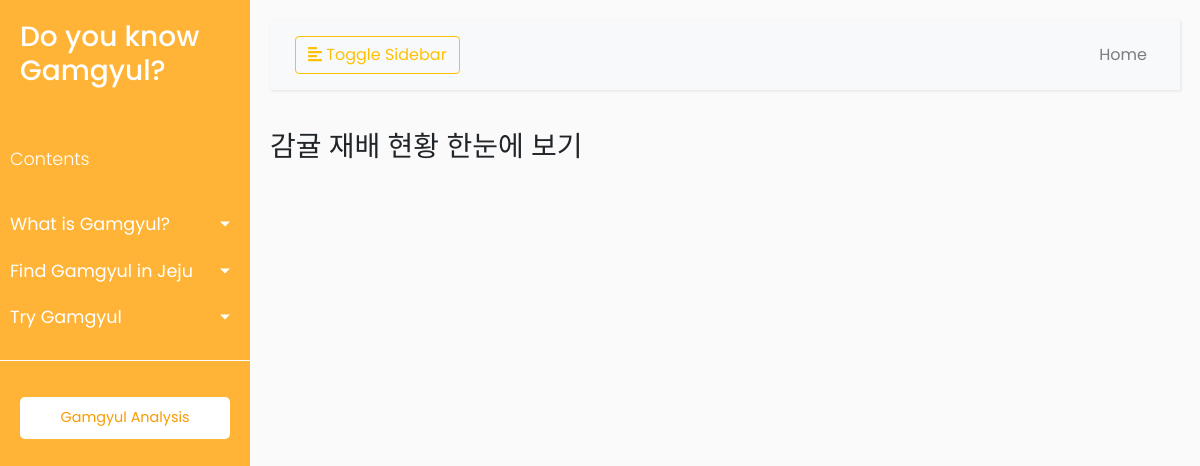
The app's page /cultivation/, older data.
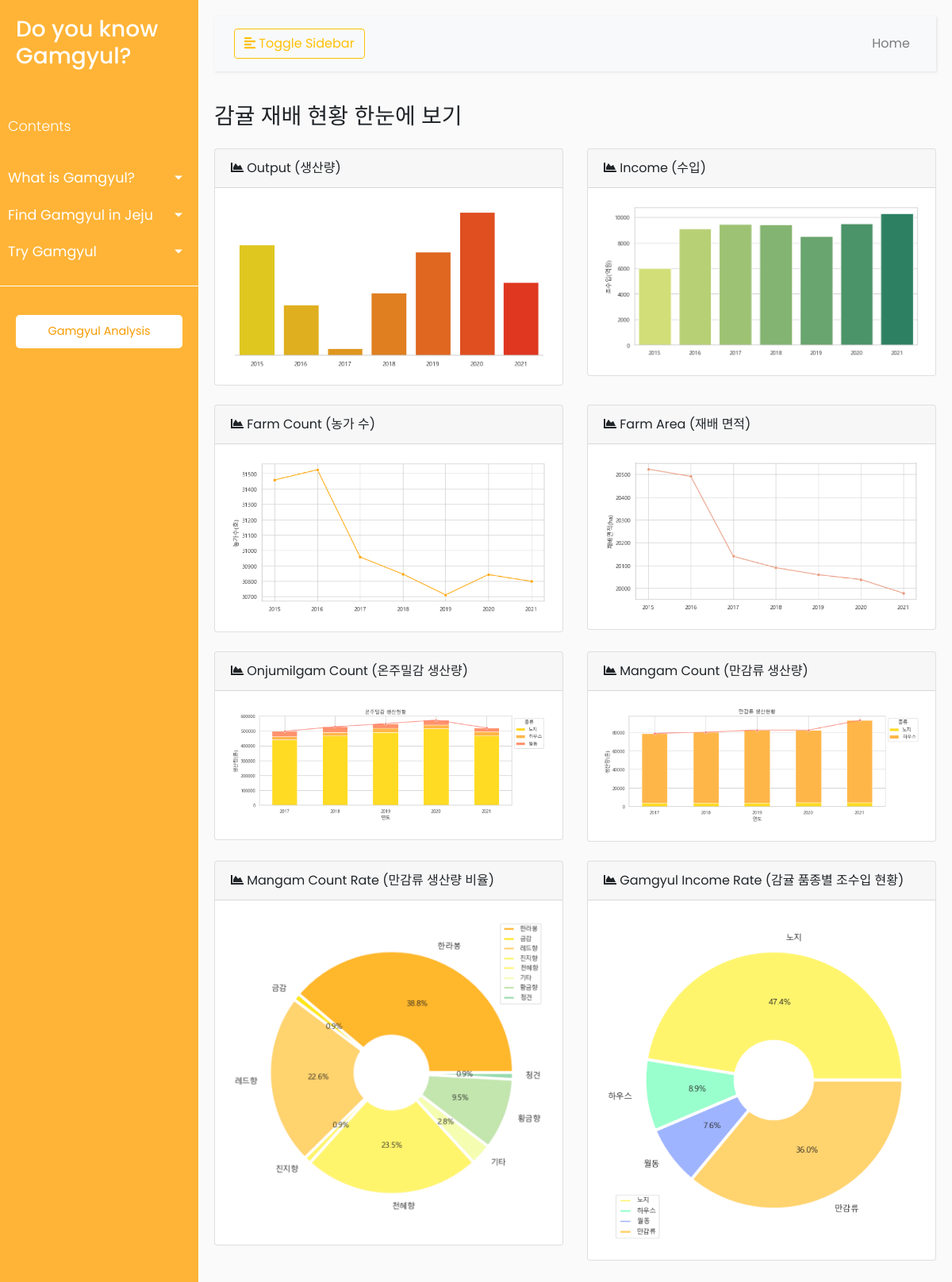
The same page, newer data.
### information/models.py (models this page shows, shortened)
class CultivationStatus(models.Model):
    id = models.IntegerField(primary_key=True, null=False)
    eng_title = models.CharField(max_length=100)
    kor_title = models.CharField(max_length=100)
    img = models.ImageField(upload_to="cultivation")
    class Meta:
        ordering = ['id']
        index_together = [['id', 'eng_title']]

### information/views.py (the view)
# urls.py: path('cultivation/', show_cultivation, name='cultivation')
def show_cultivation(request):
    cultivations = CultivationStatus.objects.all()
    return render(request, 'information/cultivation.html', {'cultivations': cultivations})

### information/templates/information/cultivation.html (shortened to what this page needs)
{% extends 'base.html' %}
{% block content %}
<main>
        <h3 class="mt-4">감귤 재배 현황 한눈에 보기</h3>
        <div style="padding: 15px 0px 0px 0px;"></div>
        <div class="row">
            {% for c in cultivations %}
            <div class="col-xl-6">
                <div class="card mb-4">
                    <div class="card-header">
                        <i class="fas fa-chart-area me-1"></i>
                        {{c.eng_title}} {{c.kor_title}}
                    </div>
                    <div class="card-body" style="align-content: center">
                        <img src="{{c.img.url}}" alt="{{c.id}}" style="width: 100%; height: 100%;"/>
                    </div>
                </div>
            </div>
                    {% endfor %}
        </div>
</main>
{% endblock %}

### templates/base.html (shortened to what this page needs)
<!DOCTYPE html>
<html lang="en">
<head>
    <link rel="stylesheet" href="https://stackpath.bootstrapcdn.com/bootstrap/4.1.0/css/bootstrap.min.css">
    {% load static %}
    <link rel="stylesheet" href="{% static 'css/base.css' %}">
</head>
<body>
    <div class="wrapper">
        <nav id="sidebar">
            <div class="sidebar-header">
                <h3>Do you know Gamgyul?</h3>
            </div>
            <ul class="list-unstyled components">
                <p>Contents</p>
                <li>
                    <a href="#homeSubmenu" data-toggle="collapse" aria-expanded="false" class="dropdown-toggle">What is Gamgyul?</a>
                </li>
                <li>
                    <a href="#pageSubmenu" data-toggle="collapse" aria-expanded="false" class="dropdown-toggle">Find Gamgyul in Jeju</a>
                </li>
                <li>
                    <a href="#tipSubmenu" data-toggle="collapse" aria-expanded="false" class="dropdown-toggle">Try Gamgyul</a>
                </li>
            </ul>
            <ul class="list-unstyled CTAs">
                <li>
                    <a href="#" class="download">Gamgyul Analysis</a>
                </li>
            </ul>
        </nav>
        <div id="content">
            <nav class="navbar navbar-expand-lg navbar-light bg-light">
                <div class="container-fluid">
                    <button type="button" id="sidebarCollapse" class="btn btn-outline-warning">
                        <i class="fas fa-align-left"></i>
                        <span>Toggle Sidebar</span>
                    </button>
                    <div class="collapse navbar-collapse" id="navbarSupportedContent">
                        <ul class="nav navbar-nav ml-auto">
                            <li class="nav-item">
                                <a class="nav-link" href="#">Home</a>
                            </li>
                        </ul>
                    </div>
                </div>
            </nav>
            <div class="layoutSidenav_content">
                {% block content %}
                {% endblock %}
            </div>
        </div>
    </div>
</body>
</html>

### information/static/css/base.css (style rules this page uses)
body { font-family: 'Poppins', sans-serif; background: #fafafa; }
p { font-family: 'Poppins', sans-serif; font-size: 1.1em; font-weight: 300; line-height: 1.7em; color: #999; }
a, a:hover, a:focus { color: inherit; text-decoration: none; transition: all 0.3s; }
.navbar { padding: 15px 10px; background: #fff; border: none; border-radius: 0; margin-bottom: 40px; box-shadow: 1px 1px 3px rgba(0, 0, 0, 0.1); }
.wrapper { display: flex; width: 100%; align-items: stretch; }
#sidebar { min-width: 250px; max-width: 250px; background: #ffb437; color: #fff; transition: all 0.3s; }
#sidebar .sidebar-header { padding: 20px; background: #ffb437; }
#sidebar ul.components { padding: 20px 0; border-bottom: 1px solid #fff; }
#sidebar ul p { color: #fff; padding: 10px; }
#sidebar ul li a { padding: 10px; font-size: 1.1em; display: block; }
a[data-toggle="collapse"] { position: relative; }
.dropdown-toggle::after { display: block; position: absolute; top: 50%; right: 20px; transform: translateY(-50%); }
ul.CTAs { padding: 20px; }
ul.CTAs a { text-align: center; font-size: 0.9em !important; display: block; border-radius: 5px; margin-bottom: 5px; }
a.download { background: #fff; color: #F89B00; }
#content { width: 100%; padding: 20px; min-height: 100vh; transition: all 0.3s; }

Row changes from the older to the newer data that the page shows:
added CultivationStatus: eng_title "Output", kor_title "(생산량)", img (picture)
added CultivationStatus: eng_title "Income", kor_title "(수입)", img (picture)
added CultivationStatus: eng_title "Farm Count", kor_title "(농가 수)", img (picture)
added CultivationStatus: eng_title "Farm Area", kor_title "(재배 면적)", img (picture)
added CultivationStatus: eng_title "Onjumilgam Count", kor_title "(온주밀감 생산량)", img (picture)
added CultivationStatus: eng_title "Mangam Count", kor_title "(만감류 생산량)", img (picture)
added CultivationStatus: eng_title "Mangam Count Rate", kor_title "(만감류 생산량 비율)", img (picture)
added CultivationStatus: eng_title "Gamgyul Income Rate", kor_title "(감귤 품종별 조수입 현황)", img (picture)
